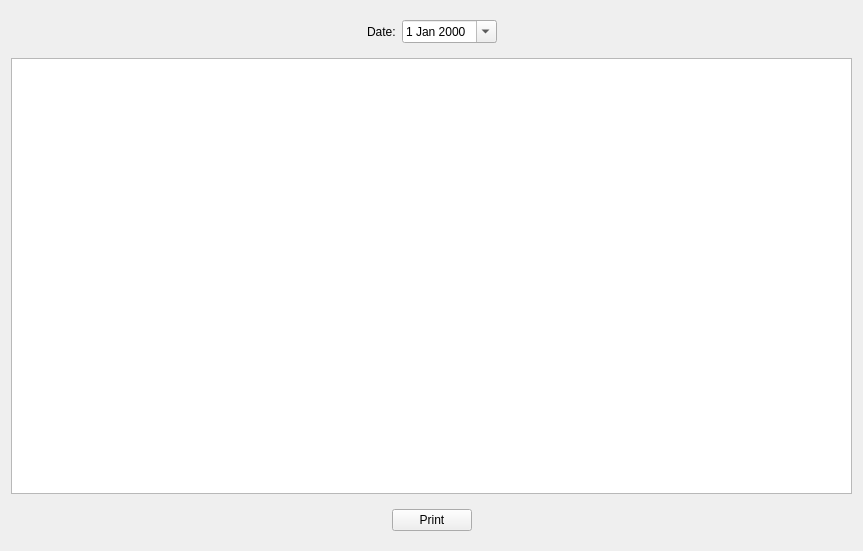
<?xml version="1.0" encoding="UTF-8"?>
<ui version="4.0">
 <class>DayBook</class>
 <widget class="QWidget" name="DayBook">
  <property name="geometry">
   <rect>
    <x>0</x>
    <y>0</y>
    <width>863</width>
    <height>551</height>
   </rect>
  </property>
  <property name="windowTitle">
   <string>Form</string>
  </property>
  <layout class="QGridLayout" name="gridLayout">
   <item row="0" column="0">
    <widget class="QFrame" name="frame">
     <property name="maximumSize">
      <size>
       <width>1000</width>
       <height>16777215</height>
      </size>
     </property>
     <property name="frameShape">
      <enum>QFrame::NoFrame</enum>
     </property>
     <property name="frameShadow">
      <enum>QFrame::Raised</enum>
     </property>
     <layout class="QGridLayout" name="gridLayout_2">
      <property name="leftMargin">
       <number>0</number>
      </property>
      <property name="topMargin">
       <number>0</number>
      </property>
      <property name="rightMargin">
       <number>0</number>
      </property>
      <property name="bottomMargin">
       <number>0</number>
      </property>
      <item row="0" column="0">
       <widget class="QWidget" name="widget" native="true">
        <layout class="QHBoxLayout" name="horizontalLayout_2">
         <item>
          <spacer name="horizontalSpacer">
           <property name="orientation">
            <enum>Qt::Horizontal</enum>
           </property>
           <property name="sizeHint" stdset="0">
            <size>
             <width>347</width>
             <height>20</height>
            </size>
           </property>
          </spacer>
         </item>
         <item>
          <layout class="QHBoxLayout" name="horizontalLayout">
           <item>
            <widget class="QLabel" name="label">
             <property name="text">
              <string>Date:</string>
             </property>
            </widget>
           </item>
           <item>
            <widget class="QDateEdit" name="date">
             <property name="calendarPopup">
              <bool>true</bool>
             </property>
            </widget>
           </item>
          </layout>
         </item>
         <item>
          <spacer name="horizontalSpacer_2">
           <property name="orientation">
            <enum>Qt::Horizontal</enum>
           </property>
           <property name="sizeHint" stdset="0">
            <size>
             <width>346</width>
             <height>20</height>
            </size>
           </property>
          </spacer>
         </item>
        </layout>
       </widget>
      </item>
      <item row="1" column="0">
       <widget class="QTableWidget" name="detailtable">
        <property name="focusPolicy">
         <enum>Qt::NoFocus</enum>
        </property>
        <property name="editTriggers">
         <set>QAbstractItemView::NoEditTriggers</set>
        </property>
        <property name="selectionMode">
         <enum>QAbstractItemView::NoSelection</enum>
        </property>
        <property name="selectionBehavior">
         <enum>QAbstractItemView::SelectRows</enum>
        </property>
        <attribute name="verticalHeaderVisible">
         <bool>false</bool>
        </attribute>
       </widget>
      </item>
      <item row="2" column="0">
       <widget class="QWidget" name="widget_2" native="true">
        <layout class="QHBoxLayout" name="horizontalLayout_3">
         <item>
          <spacer name="horizontalSpacer_3">
           <property name="orientation">
            <enum>Qt::Horizontal</enum>
           </property>
           <property name="sizeHint" stdset="0">
            <size>
             <width>367</width>
             <height>20</height>
            </size>
           </property>
          </spacer>
         </item>
         <item>
          <widget class="QPushButton" name="btn_print">
           <property name="text">
            <string>Print</string>
           </property>
          </widget>
         </item>
         <item>
          <spacer name="horizontalSpacer_4">
           <property name="orientation">
            <enum>Qt::Horizontal</enum>
           </property>
           <property name="sizeHint" stdset="0">
            <size>
             <width>367</width>
             <height>20</height>
            </size>
           </property>
          </spacer>
         </item>
        </layout>
       </widget>
      </item>
     </layout>
    </widget>
   </item>
  </layout>
 </widget>
 <resources/>
 <connections/>
</ui>
